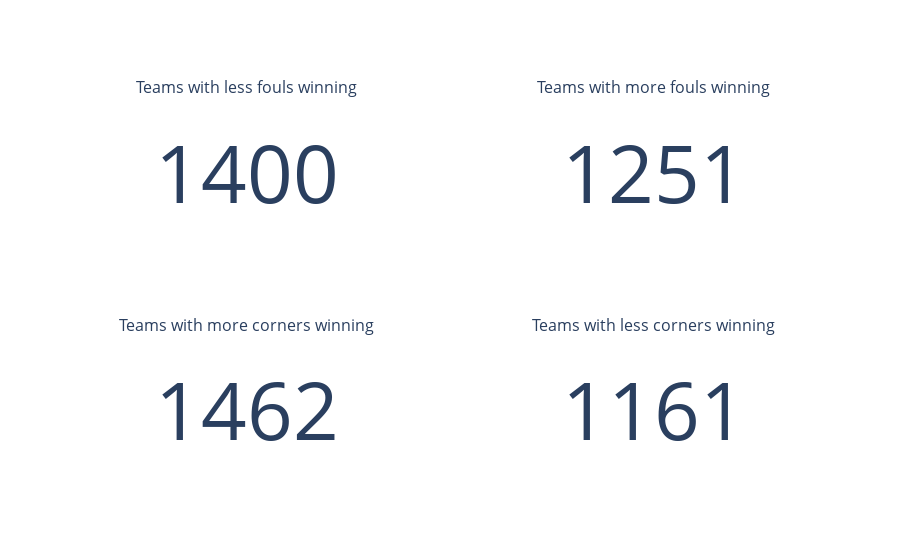

The cell this chart's notebook holds for it:
### Code cell
fig = make_subplots(
    rows=2,
    cols=2,
    subplot_titles=('Teams with less fouls winning','Teams with more fouls winning',
                    'Teams with more corners winning','Teams with less corners winning'),
    specs=[[{'type': 'indicator'}, {'type': 'indicator'}],
          [ {'type': 'indicator'}, {'type': 'indicator'}]]
)

fig.add_trace(
    go.Indicator(mode="number", value=teamsWithLessFoulsWinning),
    row=1,
    col=1,
)

fig.add_trace(
    go.Indicator(mode="number", value=teamsWithMoreFoulsWinning),
    row=1,
    col=2,
)

fig.add_trace(
    go.Indicator(mode="number", value=teamsWithMoreCornersWinning),
    row=2,
    col=1,
)

fig.add_trace(
    go.Indicator(mode="number", value=teamsWithLessCornersWinning),
    row=2,
    col=2,
)

### Figure 1 — Plotly figure (JSON) as saved in the notebook; plotly's stock layout.template omitted (floating-point values rounded to 4 significant figures)
{"data": [{"domain": {"x": [0, 0.45], "y": [0.625, 1]}, "mode": "number", "type": "indicator", "value": 1400}, {"domain": {"x": [0.55, 1], "y": [0.625, 1]}, "mode": "number", "type": "indicator", "value": 1251}, {"domain": {"x": [0, 0.45], "y": [0, 0.375]}, "mode": "number", "type": "indicator", "value": 1462}, {"domain": {"x": [0.55, 1], "y": [0, 0.375]}, "mode": "number", "type": "indicator", "value": 1161}], "layout": {"annotations": [{"font": {"size": 16}, "showarrow": false, "text": "Teams with less fouls winning", "x": 0.225, "xanchor": "center", "xref": "paper", "y": 1, "yanchor": "bottom", "yref": "paper"}, {"font": {"size": 16}, "showarrow": false, "text": "Teams with more fouls winning", "x": 0.775, "xanchor": "center", "xref": "paper", "y": 1, "yanchor": "bottom", "yref": "paper"}, {"font": {"size": 16}, "showarrow": false, "text": "Teams with more corners winning", "x": 0.225, "xanchor": "center", "xref": "paper", "y": 0.375, "yanchor": "bottom", "yref": "paper"}, {"font": {"size": 16}, "showarrow": false, "text": "Teams with less corners winning", "x": 0.775, "xanchor": "center", "xref": "paper", "y": 0.375, "yanchor": "bottom", "yref": "paper"}]}}
